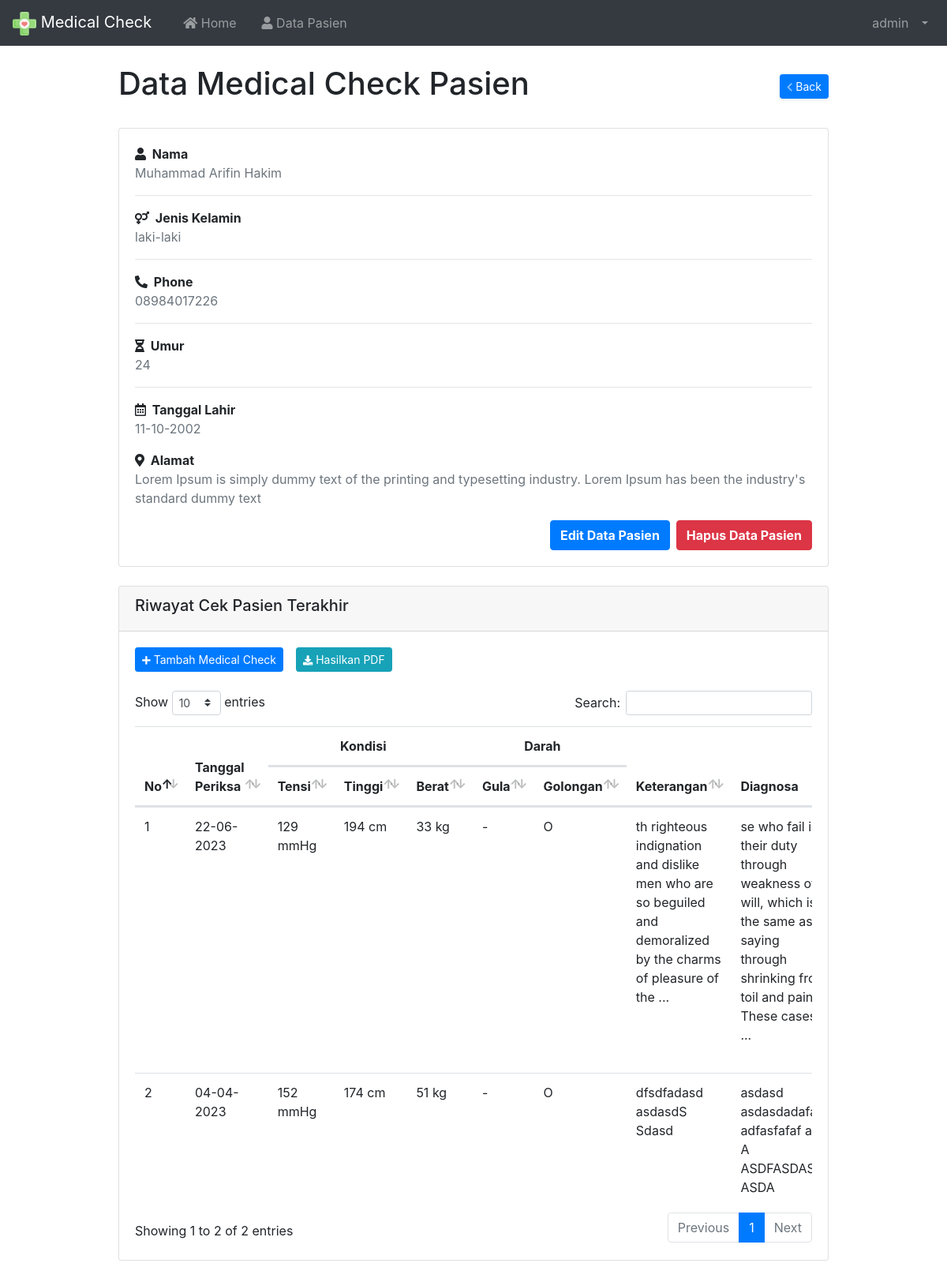
Page /index.php?page=DataPersonal&id=1 (signed in) on the earlier database version.
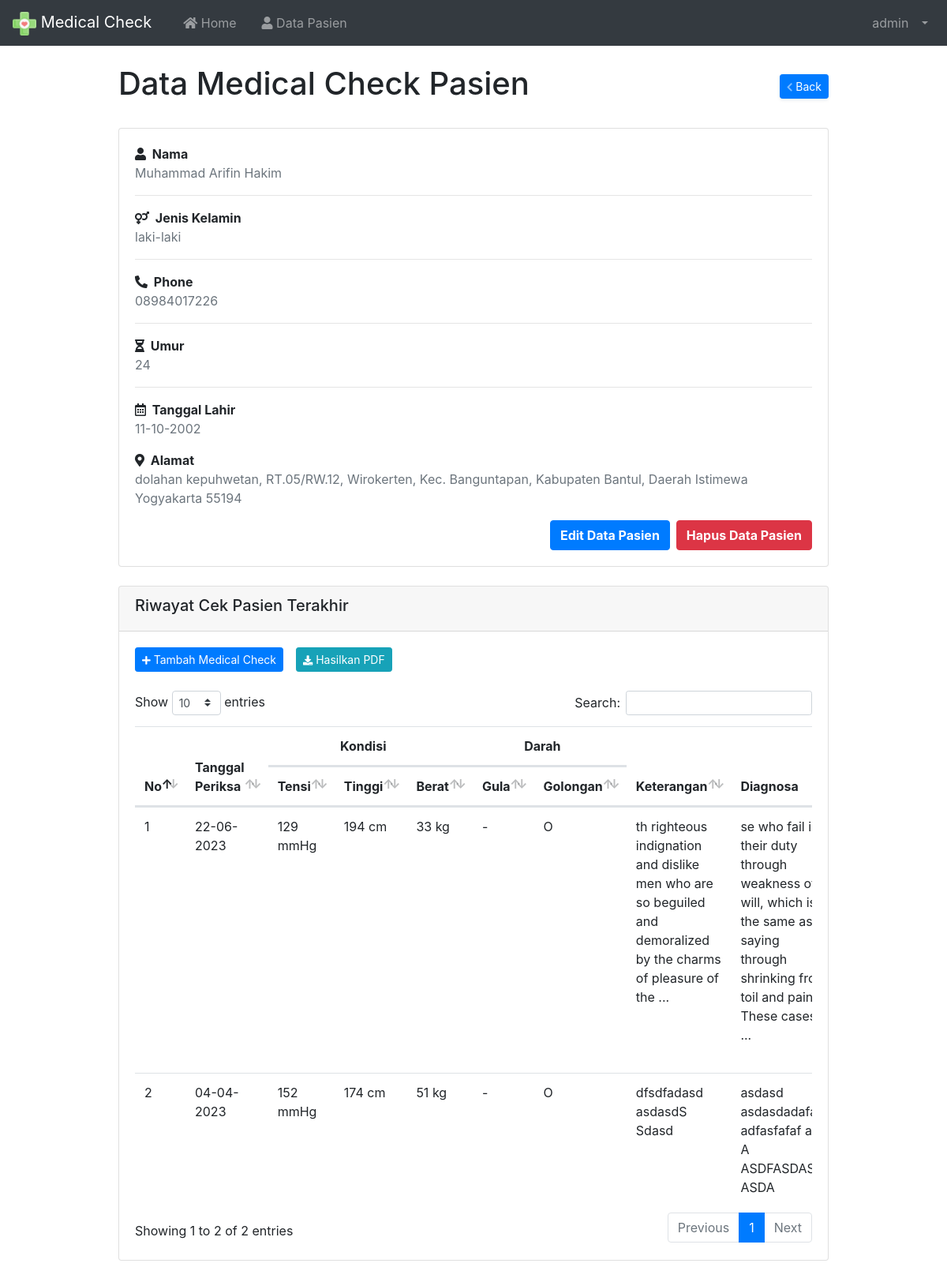
Same page on the later database version.
### tables this page shows
CREATE TABLE `tbl_pasien` (
  `id` int(11) NOT NULL,
  `nomor` varchar(13) NOT NULL,
  `nama_pasien` varchar(50) NOT NULL,
  `tanggal_lahir` date NOT NULL,
  `usia` int(3) NOT NULL,
  `gender` enum('laki-laki','perempuan') NOT NULL,
  `alamat` text NOT NULL,
  `no_hp` varchar(13) NOT NULL
);

### index.php (called while the page is built, shortened)
<?php
require 'load/config.php';
require 'load/function.php';
?>
<?php require_once 'header.php'; ?>
<?php require 'content.php'; ?>
<?php require_once 'footer.php'; ?>

### load/function.php (called while the page is built, shortened)
<?php
require 'config.php';
function viewData($query)
{
  global $koneksi;
  $result = mysqli_query($koneksi, $query);
  if (mysqli_num_rows($result) == 1) {
    return mysqli_fetch_assoc($result);
  }
  $rows = [];
  return $rows;
}
function viewDatas($query)
{
  global $koneksi;
  $result = mysqli_query($koneksi, $query);
  $rows = [];
  while ($row = mysqli_fetch_assoc($result)) {
    $rows[] = $row;
  }
  return $rows;
}

### page/pasien/datapersonalpasien.php (the view, shortened to what the changed rows need)
<?php
$id = $_GET['id'];
$data = viewData("SELECT * FROM tbl_pasien WHERE id = '$id'");
?>
<div style="margin-left: 150px; margin-right: 150px; margin-bottom: 50px;">
  <div class="d-sm-flex align-items-center justify-content-between mt-4 mb-4">
    <h1>Data Medical Check Pasien</h1>
    <a href="?page=Pasien" class="d-none d-sm-inline-block btn btn-sm btn-primary shadow-sm">
      <i class="fas fa-chevron-left fa-sm text-white-50"></i> Back</a>
  </div>
  <div class="col" style="padding: 0;">
    <div class="col-md" style="padding: 0;">
      <div class="card">
        <div class="card-body">
          <strong><i class="fas fa-user mr-1"></i> Nama</strong>
          <p class="text-muted"><?= $data['nama_pasien']; ?></p>
          <hr>
          <strong><i class="fas fa-venus-mars mr-1"></i> Jenis Kelamin</strong>
          <p class="text-muted"><?= $data['gender']; ?></p>
          <hr>
          <strong><i class="fas fa-phone-alt mr-1"></i> Phone</strong>
          <p class="text-muted"><?= $data['no_hp']; ?></p>
          <hr>
          <strong><i class="fas fa-hourglass-half mr-1"></i> Umur</strong>
          <p class="text-muted"><?= $data['usia']; ?></p>
          <hr>
          <strong><i class="far fa-calendar-alt mr-1"></i> Tanggal Lahir</strong>
          <p class="text-muted"><?= $data['tanggal_lahir'] !== '0000-00-00' ? date('d-m-Y', strtotime($data['tanggal_lahir'])) : '-'; ?></p>
          <strong><i class="fas fa-map-marker-alt mr-1"></i> Alamat</strong>
          <p class="text-muted"><?= $data['alamat']; ?></p>
          <div class="d-flex justify-content-end">
            <a href="?page=EditPasien&id=<?php echo $data['id']; ?>" class="btn btn-primary"><b>Edit Data Pasien</b></a>
            <a href="?page=HapusPasien&id=<?php echo $data['id']; ?>" class="btn btn-danger ml-2" onclick="return confirm('Yakin ingin hapus <?= $data['nama_pasien']; ?>');">
              <b>Hapus Data Pasien</b>
            </a>
          </div>
        </div>
      </div>
    </div>
    <div class="card mt-4">
      <div class="card-header">
        <h5>Riwayat Cek Pasien Terakhir</h5>
      </div>
      <div class="card-body">
        <div class="d-flex justify-content-start mb-4">
          <a href="?page=TambahCatatanMedis&id=<?php echo $data['id']; ?>" type="button" class="btn btn-sm btn-primary mr-3"><i class="fas fa-plus fa-sm text-white"></i> Tambah Medical Check</a>
          <a href="page/pasien/laporanpasien.php?id=<?= $data['id']; ?>" target="_blank" type="button" class="btn btn-sm btn-info mr-3"><i class="fas fa-download fa-sm text-white"></i> Hasilkan PDF</a>
        </div>
        <div class="table-responsive">
          <table id="dataTables" class="table table-hover">
            <thead>
              <tr>
                <th rowspan="2">No</th>
                <th rowspan="2">Tanggal Periksa</th>
                <th colspan="3" style="text-align: center;">Kondisi</th>
                <th colspan="2" style="text-align: center;">Darah</th>
                <th rowspan="2">Keterangan</th>
                <th rowspan="2">Diagnosa</th>
              </tr>
              <tr>
                <th>Tensi</th>
                <th>Tinggi</th>
                <th>Berat</th>
                <th>Gula</th>
                <th>Golongan</th>
              </tr>
            </thead>
            <tbody>
              <?php $no = 1; ?>
              <?php $pasien = viewDatas("SELECT * FROM `tbl_medical_check` WHERE nomor = '" . $data['nomor'] . "' ORDER BY tanggal_periksa DESC"); ?>
              <?php foreach ($pasien as $catatan) : ?>
                <tr>
                  <td><?= $no++; ?></td>
                  <td><?= date('d-m-Y', strtotime($catatan['tanggal_periksa'])); ?></td>
                  <td><?= $catatan['tensi'] !== '' ? $catatan['tensi'] . ' mmHg' : '-'; ?></td>
                  <td><?= $catatan['tinggi'] !== '0' ? $catatan['tinggi'] . ' cm' : '-'; ?></td>
                  <td><?= $catatan['berat'] !== '0' ? $catatan['berat'] . ' kg' : '-'; ?></td>
                  <td><?= $catatan['gula_darah'] !== '0' ? $catatan['gula_darah'] : '-'; ?></td>
                  <td><?= $catatan['gol_darah'] !== '' ? $catatan['gol_darah'] : '-'; ?></td>
                  <td style="max-width: 110px; word-wrap: break-word;">
                    <?php
                    $keterangan = $catatan['keterangan'];
                    $truncatedKeterangan = strlen($keterangan) > 100 ? substr($keterangan, 0, 110) . '...' : $keterangan;
                    echo nl2br($truncatedKeterangan);
                    ?>
                  </td>
                  <td style="max-width: 110px; word-wrap: break-word;">
                    <?php
                    $diagnosa = $catatan['diagnosa'];
                    $truncatedDiagnosa = strlen($diagnosa) > 150 ? substr($diagnosa, 0, 130) . '...' : $diagnosa;
                    echo nl2br($truncatedDiagnosa);
                    ?>
                  </td>
                </tr>
              <?php endforeach; ?>
            </tbody>
          </table>
        </div>
      </div>
    </div>
  </div>
</div>

Differences in the rows shown:
changed tbl_pasien "Muhammad Arifin Hakim": alamat "Lorem Ipsum is simply dummy text of the printing and typesetting industry. Lorem Ipsum has been the industry's standard dummy text" → "dolahan kepuhwetan, RT.05/RW.12, Wirokerten, Kec. Banguntapan, Kabupaten Bantul, Daerah Istimewa Yogyakarta 55194"
